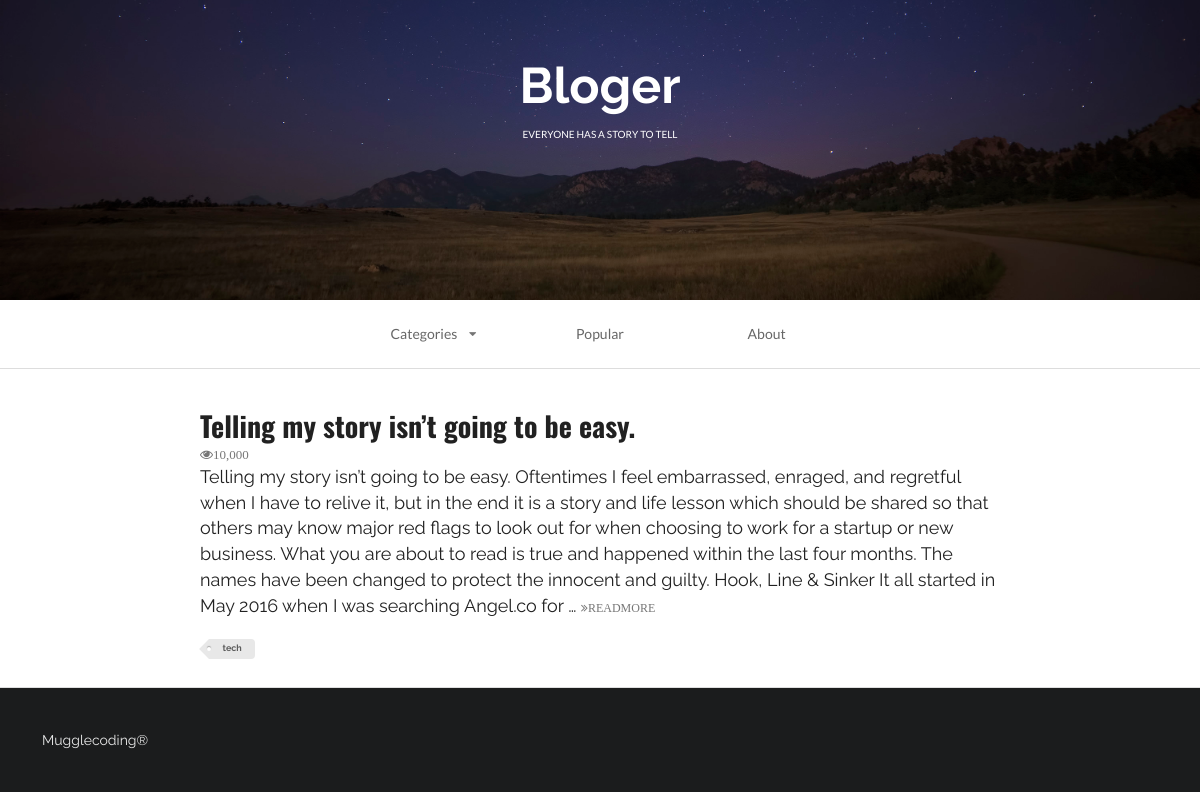
Screenshot of /index?tag=tech with the database file from the repository.
### firstapp/models.py (models this page shows, shortened)
class Aritcle(models.Model):
    headline = models.CharField(null=True, blank=True, max_length=500)
    content = models.TextField(null=True, blank=True)
    TAG_CHOICES = (
        ('tech', 'Tech'),
        ('life', 'Life'),
        )
    tag = models.CharField(null=True, blank=True, max_length=5, choices=TAG_CHOICES)

### firstapp/views.py (the view)
# urls.py: url(r'^index', index, name='index'),
def index(request):
    print(request)
    print('==='*30)
    print(dir(request))
    print('==='*30)
    print(type(request))
    queryset = request.GET.get('tag')
    if queryset:
        article_list = Aritcle.objects.filter(tag=queryset)
    else:
        article_list = Aritcle.objects.all()
    context = {}
    context['article_list'] = article_list
    index_page = render(request, 'first_web_2.html', context)
    return index_page

### firstapp/templates/first_web_2.html (shortened to what this page needs)
<!DOCTYPE html>
{% load staticfiles %}
<html>
    <head>
        <link rel="stylesheet" href="{% static 'css/semantic.css' %}"  media="screen" title="no title" charset="utf-8">
    </head>
    <body>
        <div class="ui inverted vertical  segment masthead">
            <h1 class="ui center aligned header blogslogon" style="font-size:50px;font-family: 'Raleway', sans-serif!important;">
                Bloger
                <p class="ui sub header">
                    everyone has a story to tell
                </p>
            </h1>
        </div>
        <div class="ui container nav">
            <div class="ui borderless text three item menu ">
                <div class="ui simple dropdown  item">
                    Categories
                    <i class="dropdown icon"></i>
                </div>
                <a class="item">
                    Popular
                </a>
                <a class="item">
                    About
                </a>
            </div>
        </div>
        <div class="ui divider"></div>
        <div class="ui  vertical segment">
            {% for article in article_list %}
                <div class="ui container vertical segment">
                    <a href="#">
                        <h1 class="ui header">
                            {{ article.headline }}
                        </h1>
                    </a>
                    <i class="icon grey small unhide">10,000</i>
                    <p>
                        {{ article.content|truncatewords:100 }}
                        <a href="#">
                            <i class="angle tiny double grey right icon">READMORE</i>
                        </a>
                    </p>
                    <div class="ui mini  tag label">
                        {{ article.tag }}
                    </div>
                </div>
            {% endfor %}
        </div>
        <div class="ui inverted  vertical very padded  segment">
            Mugglecoding®
        </div>
    </body>
</html>

### rows the page displays
Aritcle: headline "Telling my story isn’t going to be easy.", content "Telling my story isn’t going to be easy. Oftentimes I feel embarrassed, enraged, and regretful when I have to relive it, but in the end it is a story and life lesson which should be shared so that others may know major red flags to look out for when choosing to work for a startup or new business. What you are about to read is true and happened within the last four months. The names have been changed to protect the innocent and guilty. Hook, Line & Sinker It all started in May 2016 when I was searching Angel.co for …", tag "tech"
